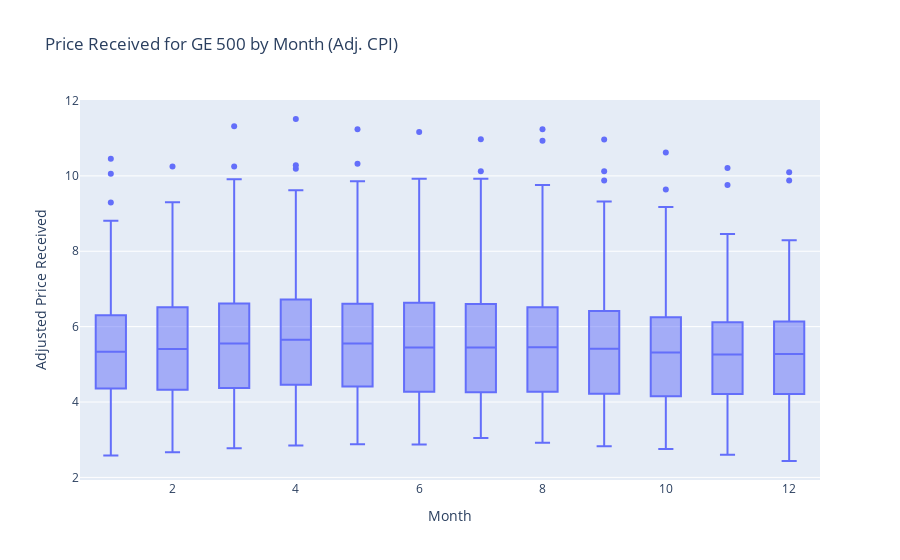

Write notebook code for a chart like this one.
### Markdown cell above
- From previous analysis found that cash price tracks live cattle futures contract price extremely closely (See this [notebook](../futures_cash_price_analysis.ipynb))
    - Regressing these two variables gives coefficeint of ~1, with p-value ~0, and R-squared ~99.8%

### Code cell
df_adj = pd.DataFrame({
    'price_received_ge_500_national_adj':price_received_ge_500_national_adj,
    'month' : price_received_ge_500_national_adj.index.month,
    'quarter' : price_received_ge_500_national_adj.index.quarter,
})

import plotly.subplots as sp

fig = sp.make_subplots(rows=1, cols=1)

fig.add_box(y=df_adj['price_received_ge_500_national_adj'], x=df_adj['month'], name='Price Received')

fig.update_layout(title='Price Received for GE 500 by Month (Adj. CPI)',
                  xaxis_title='Month',
                  yaxis_title='Adjusted Price Received')

fig.show()

### Figure 1 — Plotly figure (JSON) as saved in the notebook; plotly's stock layout.template omitted (floating-point values rounded to 4 significant figures; data arrays with more than 128 entries replaced by an {"elided": "..."} marker saying what was removed)
{"data": [{"name": "Price Received", "type": "box", "x": {"elided": "1326 int values"}, "y": {"elided": "1326 float values"}}], "layout": {"title": {"text": "Price Received for GE 500 by Month (Adj. CPI)"}, "xaxis": {"anchor": "y", "domain": [0, 1], "title": {"text": "Month"}}, "yaxis": {"anchor": "x", "domain": [0, 1], "title": {"text": "Adjusted Price Received"}}}}
